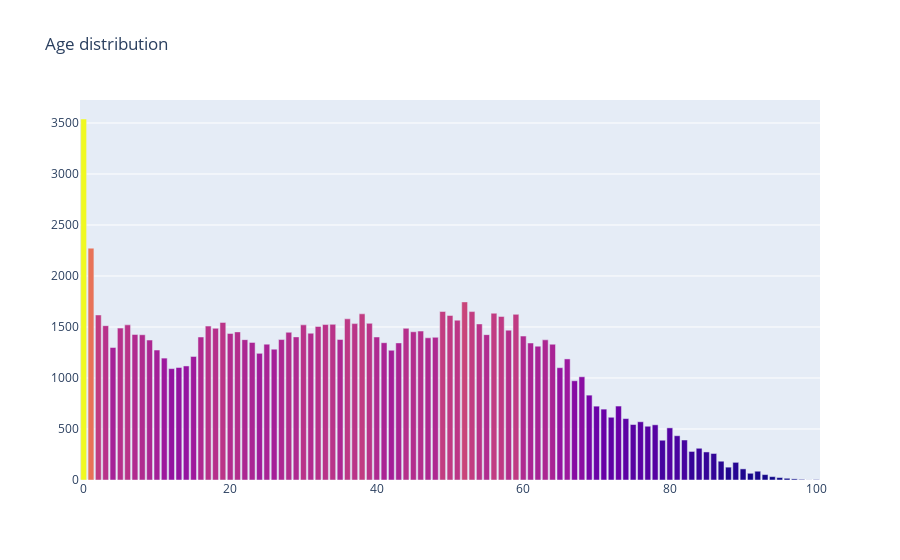

Notebook code cell kept with this figure:
### Code cell
plt.figure(figsize=(13,7))
plt.scatter(range(df.shape[0]), np.sort(df.Age.values))
plt.xlabel('index', fontsize=12)
plt.ylabel('Age', fontsize=12)
plt.show()

cnt_srs = df['Age'].value_counts()
trace = go.Bar(
    x=cnt_srs.index,
    y=cnt_srs.values,
    marker=dict(
        #color = np.random.randn(500), #set color equal to a variable
        color = cnt_srs.values
    ),
)
layout = go.Layout(
    title='Age distribution'    
)
data = [trace]
fig = go.Figure(data=data, layout=layout)
py.iplot(fig, filename="age")
